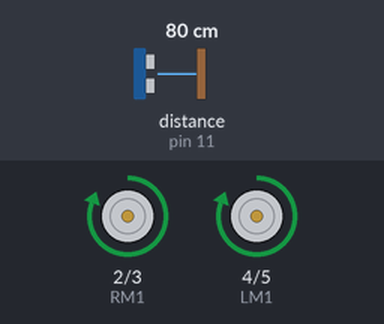
The sketch below on a simulated Arduino Uno, built with avr-gcc and run on an emulated ATmega328P. On the bench: motor-driver pin pairs drawn as motors (green arrow = first pin HIGH = forward, orange = second pin HIGH = backward, longer = more drive). Wiring (inferred from the names in the program): ultrasonic range finder: trigger pin 10; echo pin 11. The test bench sets the inputs (shaded band); at power-on: distance to the obstacle (sensor on pin 11) 80 cm. The echo pulse lasts 58.3 µs per cm.

Above: at 1.2 s.
1.3 s: distance to the obstacle (sensor on pin 11) set to 7 cm
2.8 s: distance to the obstacle (sensor on pin 11) set to 4 cm
At 2.95 s:
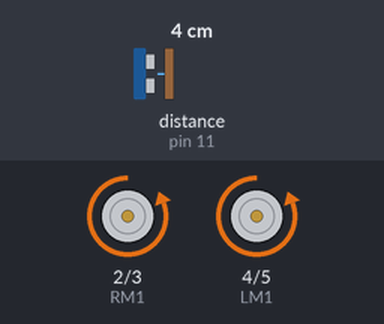
5.8 s: distance to the obstacle (sensor on pin 11) set to 9 cm
At 6.4 s:
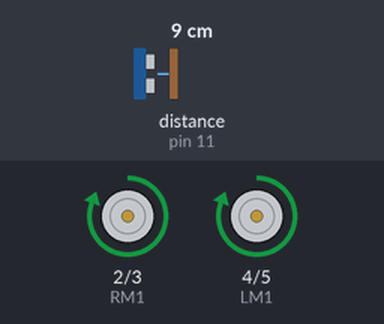
7.3 s: distance to the obstacle (sensor on pin 11) set to 2 cm
At 7.75 s:
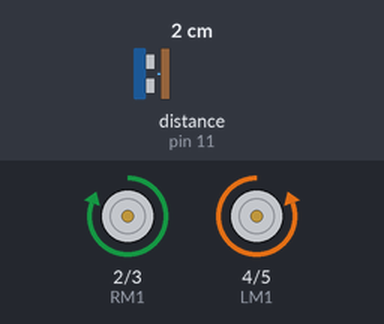
Timing chart, 0 to 11.3 s (numbered marks = the images above; inputs shaded):
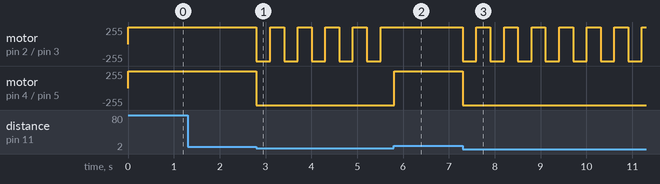

Measured:
- the behaviour switches between 6 and 5 cm on distance to the obstacle (sensor on pin 11) (found by bisection; images 0 and 1)
- after the input at 1.3 s, every drawn part: stays the same
- after the input at 2.8 s, motor on pin 2 (RM1) / pin 3 (RM2): alternates forward 255/255 for 0.30 s and backward 255/255 for 0.30 s, starting at once; motor on pin 4 (LM1) / pin 5 (LM2): forward 255/255 → backward 255/255 at once
- after the input at 5.8 s, motor on pin 2 (RM1) / pin 3 (RM2): stops changing and stays forward 255/255; motor on pin 4 (LM1) / pin 5 (LM2): backward 255/255 → forward 255/255 at once
- after the input at 7.3 s, motor on pin 2 (RM1) / pin 3 (RM2): alternates forward 255/255 for 0.30 s and backward 255/255 for 0.30 s, starting at once; motor on pin 4 (LM1) / pin 5 (LM2): forward 255/255 → backward 255/255 at once

The sketch:

Object_avoider_with_ultrasonic.ino
```cpp
/*First Check Your Polarity Of your motors, edit this
code with your motor's polarity ,  */
#define trigPin 10
#define echoPin 11
int RM1=2;
int RM2=3;
int LM1=4;
int LM2=5;
void setup() {
pinMode(trigPin, OUTPUT);
pinMode(echoPin, INPUT);
pinMode(RM1, OUTPUT);
  pinMode(RM2, OUTPUT);
  pinMode(LM1, OUTPUT);
  pinMode(LM2, OUTPUT);

}
void loop() {
  int distance, duration;
  digitalWrite(trigPin , HIGH);
  delayMicroseconds(1000);
digitalWrite(trigPin, LOW);
duration = pulseIn(echoPin, HIGH);
distance= (duration/2)/29.1;
if (distance <= 4)
{
  digitalWrite(RM1, LOW);
digitalWrite(RM2, HIGH);
digitalWrite(LM1, LOW);
digitalWrite(LM2  , HIGH);
delay(300);
digitalWrite(RM1, HIGH);
digitalWrite(RM2, LOW);
digitalWrite(LM1, LOW);
digitalWrite(LM2, HIGH);
  delay(300);
}
else
{
  digitalWrite(RM1, HIGH);
digitalWrite(RM2, LOW);
digitalWrite(LM1, HIGH);
digitalWrite(LM2, LOW);
}
}
```
